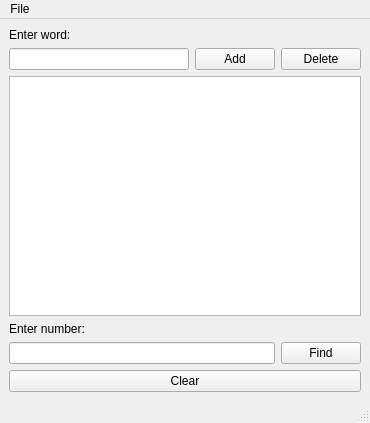
<?xml version="1.0" encoding="UTF-8"?>
<ui version="4.0">
 <class>MainWindow</class>
 <widget class="QMainWindow" name="MainWindow">
  <property name="geometry">
   <rect>
    <x>0</x>
    <y>0</y>
    <width>370</width>
    <height>423</height>
   </rect>
  </property>
  <property name="windowTitle">
   <string>MainWindow</string>
  </property>
  <widget class="QWidget" name="centralwidget">
   <layout class="QVBoxLayout" name="verticalLayout">
    <item>
     <layout class="QHBoxLayout" name="horizontalLayout_3">
      <item>
       <layout class="QVBoxLayout" name="verticalLayout_2">
        <item>
         <widget class="QLabel" name="label">
          <property name="text">
           <string>Enter word:</string>
          </property>
         </widget>
        </item>
        <item>
         <widget class="QLineEdit" name="wordLine"/>
        </item>
       </layout>
      </item>
      <item alignment="Qt::AlignBottom">
       <widget class="QPushButton" name="Add">
        <property name="text">
         <string>Add</string>
        </property>
       </widget>
      </item>
      <item alignment="Qt::AlignBottom">
       <widget class="QPushButton" name="Delete">
        <property name="text">
         <string>Delete</string>
        </property>
       </widget>
      </item>
     </layout>
    </item>
    <item>
     <widget class="QTableWidget" name="tableWidget"/>
    </item>
    <item>
     <layout class="QHBoxLayout" name="horizontalLayout_4">
      <item>
       <layout class="QVBoxLayout" name="verticalLayout_3">
        <item>
         <widget class="QLabel" name="label_2">
          <property name="text">
           <string>Enter number:</string>
          </property>
         </widget>
        </item>
        <item>
         <widget class="QLineEdit" name="numberLine"/>
        </item>
       </layout>
      </item>
      <item alignment="Qt::AlignBottom">
       <widget class="QPushButton" name="Find">
        <property name="text">
         <string>Find</string>
        </property>
       </widget>
      </item>
     </layout>
    </item>
    <item>
     <widget class="QPushButton" name="pushButton">
      <property name="text">
       <string>Clear</string>
      </property>
     </widget>
    </item>
   </layout>
  </widget>
  <widget class="QMenuBar" name="menubar">
   <property name="geometry">
    <rect>
     <x>0</x>
     <y>0</y>
     <width>370</width>
     <height>25</height>
    </rect>
   </property>
   <widget class="QMenu" name="menuFile">
    <property name="title">
     <string>File</string>
    </property>
    <addaction name="actionOpen"/>
    <addaction name="actionSave"/>
   </widget>
   <addaction name="menuFile"/>
  </widget>
  <widget class="QStatusBar" name="statusbar"/>
  <action name="actionOpen">
   <property name="text">
    <string>Open</string>
   </property>
  </action>
  <action name="actionSave">
   <property name="text">
    <string>Save</string>
   </property>
  </action>
 </widget>
 <resources/>
 <connections/>
</ui>
